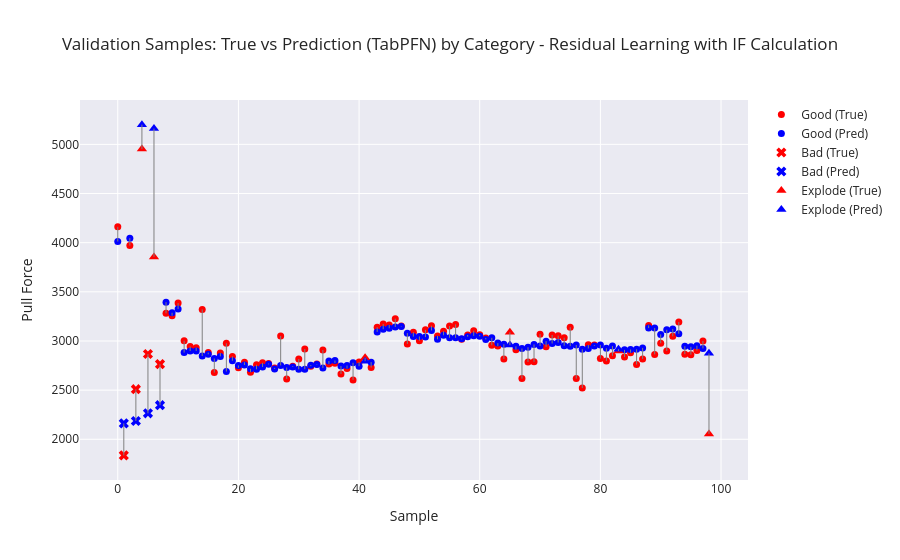

The cell this chart's notebook holds for it:
### Markdown cell above
# Check Validation Data

### Code cell
# Category array (must be aligned with y_dev)
categories = dev_df.groupby("Sample ID")["Category"].first().values

plot_visualizer(
    true_vals=y_dev,
    pred_vals=final_pred,
    categories=categories,
    title=f"Validation Samples: True vs Prediction ({model}) by Category - Residual Learning with IF Calculation"
)

### Figure 1 — Plotly figure (JSON) as saved in the notebook; plotly's stock layout.template omitted (floating-point values rounded to 4 significant figures)
{"data": [{"marker": {"color": "red", "size": 7, "symbol": "circle"}, "mode": "markers", "name": "Good (True)", "type": "scatter", "x": [0, 2, 8, 9, 10, 11, 12, 13, 14, 15, 16, 17, 18, 19, 20, 21, 22, 23, 24, 25, 26, 27, 28, 29, 30, 31, 32, 33, 34, 35, 36, 37, 38, 39, 40, 42, 43, 44, 45, 46, 47, 48, 49, 50, 51, 52, 53, 54, 55, 56, 57, 58, 59, 60, 61, 62, 63, 64, 66, 67, 68, 69, 70, 71, 72, 73, 74, 75, 76, 77, 78, 79, 80, 81, 82, 84, 85, 86, 87, 88, 89, 90, 91, 92, 93, 94, 95, 96, 97], "y": [4161.0, 3970.0, 3281.0, 3256.0, 3385.0, 3002.0, 2944.0, 2932.0, 3321.0, 2882.0, 2679.0, 2877.0, 2976.0, 2843.0, 2727.0, 2784.0, 2683.0, 2758.0, 2778.0, 2770.0, 2726.0, 3052.0, 2614.0, 2744.0, 2816.0, 2919.0, 2744.0, 2765.0, 2909.0, 2766.0, 2775.0, 2665.0, 2720.0, 2604.0, 2787.0, 2730.0, 3141.0, 3173.0, 3163.0, 3227.0, 3152.0, 2970.0, 3089.0, 3002.0, 3113.0, 3156.0, 3051.0, 3099.0, 3153.0, 3169.0, 3017.0, 3061.0, 3105.0, 3062.0, 3031.0, 2956.0, 2948.0, 2818.0, 2910.0, 2617.0, 2787.0, 2788.0, 3070.0, 2940.0, 3061.0, 3054.0, 3033.0, 3139.0, 2617.0, 2522.0, 2961.0, 2958.0, 2821.0, 2796.0, 2849.0, 2837.0, 2880.0, 2760.0, 2818.0, 3159.0, 2864.0, 2977.0, 2898.0, 3048.0, 3193.0, 2866.0, 2861.0, 2903.0, 3001.0]}, {"marker": {"color": "blue", "size": 7, "symbol": "circle"}, "mode": "markers", "name": "Good (Pred)", "type": "scatter", "x": [0, 2, 8, 9, 10, 11, 12, 13, 14, 15, 16, 17, 18, 19, 20, 21, 22, 23, 24, 25, 26, 27, 28, 29, 30, 31, 32, 33, 34, 35, 36, 37, 38, 39, 40, 42, 43, 44, 45, 46, 47, 48, 49, 50, 51, 52, 53, 54, 55, 56, 57, 58, 59, 60, 61, 62, 63, 64, 66, 67, 68, 69, 70, 71, 72, 73, 74, 75, 76, 77, 78, 79, 80, 81, 82, 84, 85, 86, 87, 88, 89, 90, 91, 92, 93, 94, 95, 96, 97], "y": [4012.0, 4046.0, 3395.0, 3287.0, 3324.0, 2882.0, 2898.0, 2899.0, 2847.0, 2865.0, 2822.0, 2843.0, 2690.0, 2799.0, 2752.0, 2755.0, 2717.0, 2712.0, 2735.0, 2762.0, 2716.0, 2751.0, 2730.0, 2736.0, 2712.0, 2713.0, 2754.0, 2761.0, 2725.0, 2796.0, 2801.0, 2745.0, 2751.0, 2778.0, 2743.0, 2785.0, 3093.0, 3120.0, 3129.0, 3143.0, 3147.0, 3080.0, 3045.0, 3046.0, 3039.0, 3107.0, 3018.0, 3058.0, 3033.0, 3032.0, 3024.0, 3044.0, 3052.0, 3048.0, 3016.0, 3032.0, 2978.0, 2967.0, 2945.0, 2923.0, 2936.0, 2965.0, 2949.0, 2999.0, 2974.0, 2985.0, 2952.0, 2948.0, 2959.0, 2915.0, 2924.0, 2950.0, 2960.0, 2925.0, 2948.0, 2910.0, 2913.0, 2916.0, 2930.0, 3131.0, 3133.0, 3067.0, 3114.0, 3123.0, 3074.0, 2946.0, 2941.0, 2952.0, 2925.0]}, {"marker": {"color": "red", "size": 9, "symbol": "x"}, "mode": "markers", "name": "Bad (True)", "type": "scatter", "x": [1, 3, 5, 7], "y": [1836.0, 2510.0, 2867.0, 2764.0]}, {"marker": {"color": "blue", "size": 9, "symbol": "x"}, "mode": "markers", "name": "Bad (Pred)", "type": "scatter", "x": [1, 3, 5, 7], "y": [2162.0, 2186.0, 2264.0, 2347.0]}, {"marker": {"color": "red", "size": 9, "symbol": "triangle-up"}, "mode": "markers", "name": "Explode (True)", "type": "scatter", "x": [4, 6, 41, 65, 83, 98], "y": [4952.0, 3856.0, 2830.0, 3089.0, 2899.0, 2054.0]}, {"marker": {"color": "blue", "size": 9, "symbol": "triangle-up"}, "mode": "markers", "name": "Explode (Pred)", "type": "scatter", "x": [4, 6, 41, 65, 83, 98], "y": [5201.0, 5161.0, 2795.0, 2958.0, 2917.0, 2874.0]}, {"line": {"color": "gray", "width": 1}, "mode": "lines", "showlegend": false, "type": "scatter", "x": [0, 0], "y": [4161.0, 4012.0]}, {"line": {"color": "gray", "width": 1}, "mode": "lines", "showlegend": false, "type": "scatter", "x": [1, 1], "y": [1836.0, 2162.0]}, {"line": {"color": "gray", "width": 1}, "mode": "lines", "showlegend": false, "type": "scatter", "x": [2, 2], "y": [3970.0, 4046.0]}, {"line": {"color": "gray", "width": 1}, "mode": "lines", "showlegend": false, "type": "scatter", "x": [3, 3], "y": [2510.0, 2186.0]}, {"line": {"color": "gray", "width": 1}, "mode": "lines", "showlegend": false, "type": "scatter", "x": [4, 4], "y": [4952, 5201.0]}, {"line": {"color": "gray", "width": 1}, "mode": "lines", "showlegend": false, "type": "scatter", "x": [5, 5], "y": [2867.0, 2264.0]}, {"line": {"color": "gray", "width": 1}, "mode": "lines", "showlegend": false, "type": "scatter", "x": [6, 6], "y": [3856.0, 5161.0]}, {"line": {"color": "gray", "width": 1}, "mode": "lines", "showlegend": false, "type": "scatter", "x": [7, 7], "y": [2764.0, 2347.0]}, {"line": {"color": "gray", "width": 1}, "mode": "lines", "showlegend": false, "type": "scatter", "x": [8, 8], "y": [3281.0, 3395.0]}, {"line": {"color": "gray", "width": 1}, "mode": "lines", "showlegend": false, "type": "scatter", "x": [9, 9], "y": [3256.0, 3287.0]}, {"line": {"color": "gray", "width": 1}, "mode": "lines", "showlegend": false, "type": "scatter", "x": [10, 10], "y": [3385.0, 3324.0]}, {"line": {"color": "gray", "width": 1}, "mode": "lines", "showlegend": false, "type": "scatter", "x": [11, 11], "y": [3002.0, 2882.0]}, {"line": {"color": "gray", "width": 1}, "mode": "lines", "showlegend": false, "type": "scatter", "x": [12, 12], "y": [2944.0, 2898.0]}, {"line": {"color": "gray", "width": 1}, "mode": "lines", "showlegend": false, "type": "scatter", "x": [13, 13], "y": [2932.0, 2899.0]}, {"line": {"color": "gray", "width": 1}, "mode": "lines", "showlegend": false, "type": "scatter", "x": [14, 14], "y": [3321.0, 2847.0]}, {"line": {"color": "gray", "width": 1}, "mode": "lines", "showlegend": false, "type": "scatter", "x": [15, 15], "y": [2882.0, 2865.0]}, {"line": {"color": "gray", "width": 1}, "mode": "lines", "showlegend": false, "type": "scatter", "x": [16, 16], "y": [2679.0, 2822.0]}, {"line": {"color": "gray", "width": 1}, "mode": "lines", "showlegend": false, "type": "scatter", "x": [17, 17], "y": [2877.0, 2843.0]}, {"line": {"color": "gray", "width": 1}, "mode": "lines", "showlegend": false, "type": "scatter", "x": [18, 18], "y": [2976.0, 2690.0]}, {"line": {"color": "gray", "width": 1}, "mode": "lines", "showlegend": false, "type": "scatter", "x": [19, 19], "y": [2843.0, 2799.0]}, {"line": {"color": "gray", "width": 1}, "mode": "lines", "showlegend": false, "type": "scatter", "x": [20, 20], "y": [2727.0, 2752.0]}, {"line": {"color": "gray", "width": 1}, "mode": "lines", "showlegend": false, "type": "scatter", "x": [21, 21], "y": [2784.0, 2755.0]}, {"line": {"color": "gray", "width": 1}, "mode": "lines", "showlegend": false, "type": "scatter", "x": [22, 22], "y": [2683.0, 2717.0]}, {"line": {"color": "gray", "width": 1}, "mode": "lines", "showlegend": false, "type": "scatter", "x": [23, 23], "y": [2758.0, 2712.0]}, {"line": {"color": "gray", "width": 1}, "mode": "lines", "showlegend": false, "type": "scatter", "x": [24, 24], "y": [2778.0, 2735.0]}, {"line": {"color": "gray", "width": 1}, "mode": "lines", "showlegend": false, "type": "scatter", "x": [25, 25], "y": [2770, 2762.0]}, {"line": {"color": "gray", "width": 1}, "mode": "lines", "showlegend": false, "type": "scatter", "x": [26, 26], "y": [2726.0, 2716.0]}, {"line": {"color": "gray", "width": 1}, "mode": "lines", "showlegend": false, "type": "scatter", "x": [27, 27], "y": [3052.0, 2751.0]}, {"line": {"color": "gray", "width": 1}, "mode": "lines", "showlegend": false, "type": "scatter", "x": [28, 28], "y": [2614.0, 2730.0]}, {"line": {"color": "gray", "width": 1}, "mode": "lines", "showlegend": false, "type": "scatter", "x": [29, 29], "y": [2744.0, 2736.0]}, {"line": {"color": "gray", "width": 1}, "mode": "lines", "showlegend": false, "type": "scatter", "x": [30, 30], "y": [2816.0, 2712.0]}, {"line": {"color": "gray", "width": 1}, "mode": "lines", "showlegend": false, "type": "scatter", "x": [31, 31], "y": [2919.0, 2713.0]}, {"line": {"color": "gray", "width": 1}, "mode": "lines", "showlegend": false, "type": "scatter", "x": [32, 32], "y": [2744.0, 2754.0]}, {"line": {"color": "gray", "width": 1}, "mode": "lines", "showlegend": false, "type": "scatter", "x": [33, 33], "y": [2765, 2761.0]}, {"line": {"color": "gray", "width": 1}, "mode": "lines", "showlegend": false, "type": "scatter", "x": [34, 34], "y": [2909.0, 2725.0]}, {"line": {"color": "gray", "width": 1}, "mode": "lines", "showlegend": false, "type": "scatter", "x": [35, 35], "y": [2766.0, 2796.0]}, {"line": {"color": "gray", "width": 1}, "mode": "lines", "showlegend": false, "type": "scatter", "x": [36, 36], "y": [2775.0, 2801.0]}, {"line": {"color": "gray", "width": 1}, "mode": "lines", "showlegend": false, "type": "scatter", "x": [37, 37], "y": [2665.0, 2745.0]}, {"line": {"color": "gray", "width": 1}, "mode": "lines", "showlegend": false, "type": "scatter", "x": [38, 38], "y": [2720.0, 2751.0]}, {"line": {"color": "gray", "width": 1}, "mode": "lines", "showlegend": false, "type": "scatter", "x": [39, 39], "y": [2604.0, 2778.0]}, {"line": {"color": "gray", "width": 1}, "mode": "lines", "showlegend": false, "type": "scatter", "x": [40, 40], "y": [2787.0, 2743.0]}, {"line": {"color": "gray", "width": 1}, "mode": "lines", "showlegend": false, "type": "scatter", "x": [41, 41], "y": [2830.0, 2795.0]}, {"line": {"color": "gray", "width": 1}, "mode": "lines", "showlegend": false, "type": "scatter", "x": [42, 42], "y": [2730.0, 2785.0]}, {"line": {"color": "gray", "width": 1}, "mode": "lines", "showlegend": false, "type": "scatter", "x": [43, 43], "y": [3141.0, 3093.0]}, {"line": {"color": "gray", "width": 1}, "mode": "lines", "showlegend": false, "type": "scatter", "x": [44, 44], "y": [3173.0, 3120.0]}, {"line": {"color": "gray", "width": 1}, "mode": "lines", "showlegend": false, "type": "scatter", "x": [45, 45], "y": [3163.0, 3129.0]}, {"line": {"color": "gray", "width": 1}, "mode": "lines", "showlegend": false, "type": "scatter", "x": [46, 46], "y": [3227.0, 3143.0]}, {"line": {"color": "gray", "width": 1}, "mode": "lines", "showlegend": false, "type": "scatter", "x": [47, 47], "y": [3152, 3147.0]}, {"line": {"color": "gray", "width": 1}, "mode": "lines", "showlegend": false, "type": "scatter", "x": [48, 48], "y": [2970.0, 3080.0]}, {"line": {"color": "gray", "width": 1}, "mode": "lines", "showlegend": false, "type": "scatter", "x": [49, 49], "y": [3089.0, 3045.0]}, {"line": {"color": "gray", "width": 1}, "mode": "lines", "showlegend": false, "type": "scatter", "x": [50, 50], "y": [3002.0, 3046.0]}, {"line": {"color": "gray", "width": 1}, "mode": "lines", "showlegend": false, "type": "scatter", "x": [51, 51], "y": [3113.0, 3039.0]}, {"line": {"color": "gray", "width": 1}, "mode": "lines", "showlegend": false, "type": "scatter", "x": [52, 52], "y": [3156.0, 3107.0]}, {"line": {"color": "gray", "width": 1}, "mode": "lines", "showlegend": false, "type": "scatter", "x": [53, 53], "y": [3051.0, 3018.0]}, {"line": {"color": "gray", "width": 1}, "mode": "lines", "showlegend": false, "type": "scatter", "x": [54, 54], "y": [3099.0, 3058.0]}, {"line": {"color": "gray", "width": 1}, "mode": "lines", "showlegend": false, "type": "scatter", "x": [55, 55], "y": [3153.0, 3033.0]}, {"line": {"color": "gray", "width": 1}, "mode": "lines", "showlegend": false, "type": "scatter", "x": [56, 56], "y": [3169.0, 3032.0]}, {"line": {"color": "gray", "width": 1}, "mode": "lines", "showlegend": false, "type": "scatter", "x": [57, 57], "y": [3017.0, 3024.0]}, {"line": {"color": "gray", "width": 1}, "mode": "lines", "showlegend": false, "type": "scatter", "x": [58, 58], "y": [3061.0, 3044.0]}, {"line": {"color": "gray", "width": 1}, "mode": "lines", "showlegend": false, "type": "scatter", "x": [59, 59], "y": [3105.0, 3052.0]}, {"line": {"color": "gray", "width": 1}, "mode": "lines", "showlegend": false, "type": "scatter", "x": [60, 60], "y": [3062.0, 3048.0]}, {"line": {"color": "gray", "width": 1}, "mode": "lines", "showlegend": false, "type": "scatter", "x": [61, 61], "y": [3031.0, 3016.0]}, {"line": {"color": "gray", "width": 1}, "mode": "lines", "showlegend": false, "type": "scatter", "x": [62, 62], "y": [2956.0, 3032.0]}, {"line": {"color": "gray", "width": 1}, "mode": "lines", "showlegend": false, "type": "scatter", "x": [63, 63], "y": [2948, 2978.0]}, {"line": {"color": "gray", "width": 1}, "mode": "lines", "showlegend": false, "type": "scatter", "x": [64, 64], "y": [2818.0, 2967.0]}, {"line": {"color": "gray", "width": 1}, "mode": "lines", "showlegend": false, "type": "scatter", "x": [65, 65], "y": [3089.0, 2958.0]}, {"line": {"color": "gray", "width": 1}, "mode": "lines", "showlegend": false, "type": "scatter", "x": [66, 66], "y": [2910.0, 2945.0]}, {"line": {"color": "gray", "width": 1}, "mode": "lines", "showlegend": false, "type": "scatter", "x": [67, 67], "y": [2617.0, 2923.0]}, {"line": {"color": "gray", "width": 1}, "mode": "lines", "showlegend": false, "type": "scatter", "x": [68, 68], "y": [2787.0, 2936.0]}, {"line": {"color": "gray", "width": 1}, "mode": "lines", "showlegend": false, "type": "scatter", "x": [69, 69], "y": [2788.0, 2965.0]}, {"line": {"color": "gray", "width": 1}, "mode": "lines", "showlegend": false, "type": "scatter", "x": [70, 70], "y": [3070.0, 2949.0]}, {"line": {"color": "gray", "width": 1}, "mode": "lines", "showlegend": false, "type": "scatter", "x": [71, 71], "y": [2940.0, 2999.0]}, {"line": {"color": "gray", "width": 1}, "mode": "lines", "showlegend": false, "type": "scatter", "x": [72, 72], "y": [3061.0, 2974.0]}, {"line": {"color": "gray", "width": 1}, "mode": "lines", "showlegend": false, "type": "scatter", "x": [73, 73], "y": [3054.0, 2985.0]}, {"line": {"color": "gray", "width": 1}, "mode": "lines", "showlegend": false, "type": "scatter", "x": [74, 74], "y": [3033, 2952.0]}, {"line": {"color": "gray", "width": 1}, "mode": "lines", "showlegend": false, "type": "scatter", "x": [75, 75], "y": [3139.0, 2948.0]}, {"line": {"color": "gray", "width": 1}, "mode": "lines", "showlegend": false, "type": "scatter", "x": [76, 76], "y": [2617.0, 2959.0]}, {"line": {"color": "gray", "width": 1}, "mode": "lines", "showlegend": false, "type": "scatter", "x": [77, 77], "y": [2522.0, 2915.0]}, {"line": {"color": "gray", "width": 1}, "mode": "lines", "showlegend": false, "type": "scatter", "x": [78, 78], "y": [2961.0, 2924.0]}, {"line": {"color": "gray", "width": 1}, "mode": "lines", "showlegend": false, "type": "scatter", "x": [79, 79], "y": [2958.0, 2950.0]}, {"line": {"color": "gray", "width": 1}, "mode": "lines", "showlegend": false, "type": "scatter", "x": [80, 80], "y": [2821.0, 2960.0]}, {"line": {"color": "gray", "width": 1}, "mode": "lines", "showlegend": false, "type": "scatter", "x": [81, 81], "y": [2796.0, 2925.0]}, {"line": {"color": "gray", "width": 1}, "mode": "lines", "showlegend": false, "type": "scatter", "x": [82, 82], "y": [2849.0, 2948.0]}, {"line": {"color": "gray", "width": 1}, "mode": "lines", "showlegend": false, "type": "scatter", "x": [83, 83], "y": [2899, 2917.0]}, {"line": {"color": "gray", "width": 1}, "mode": "lines", "showlegend": false, "type": "scatter", "x": [84, 84], "y": [2837.0, 2910.0]}, {"line": {"color": "gray", "width": 1}, "mode": "lines", "showlegend": false, "type": "scatter", "x": [85, 85], "y": [2880.0, 2913.0]}, {"line": {"color": "gray", "width": 1}, "mode": "lines", "showlegend": false, "type": "scatter", "x": [86, 86], "y": [2760.0, 2916.0]}, {"line": {"color": "gray", "width": 1}, "mode": "lines", "showlegend": false, "type": "scatter", "x": [87, 87], "y": [2818.0, 2930.0]}, {"line": {"color": "gray", "width": 1}, "mode": "lines", "showlegend": false, "type": "scatter", "x": [88, 88], "y": [3159.0, 3131.0]}, {"line": {"color": "gray", "width": 1}, "mode": "lines", "showlegend": false, "type": "scatter", "x": [89, 89], "y": [2864.0, 3133.0]}, {"line": {"color": "gray", "width": 1}, "mode": "lines", "showlegend": false, "type": "scatter", "x": [90, 90], "y": [2977.0, 3067.0]}, {"line": {"color": "gray", "width": 1}, "mode": "lines", "showlegend": false, "type": "scatter", "x": [91, 91], "y": [2898.0, 3114.0]}, {"line": {"color": "gray", "width": 1}, "mode": "lines", "showlegend": false, "type": "scatter", "x": [92, 92], "y": [3048.0, 3123.0]}, {"line": {"color": "gray", "width": 1}, "mode": "lines", "showlegend": false, "type": "scatter", "x": [93, 93], "y": [3193.0, 3074.0]}, {"line": {"color": "gray", "width": 1}, "mode": "lines", "showlegend": false, "type": "scatter", "x": [94, 94], "y": [2866.0, 2946.0]}, {"line": {"color": "gray", "width": 1}, "mode": "lines", "showlegend": false, "type": "scatter", "x": [95, 95], "y": [2861.0, 2941.0]}, {"line": {"color": "gray", "width": 1}, "mode": "lines", "showlegend": false, "type": "scatter", "x": [96, 96], "y": [2903.0, 2952.0]}, {"line": {"color": "gray", "width": 1}, "mode": "lines", "showlegend": false, "type": "scatter", "x": [97, 97], "y": [3001.0, 2925.0]}, {"line": {"color": "gray", "width": 1}, "mode": "lines", "showlegend": false, "type": "scatter", "x": [98, 98], "y": [2054.0, 2874.0]}], "layout": {"title": {"text": "Validation Samples: True vs Prediction (TabPFN) by Category - Residual Learning with IF Calculation"}, "xaxis": {"title": {"text": "Sample"}}, "yaxis": {"title": {"text": "Pull Force"}}}}
